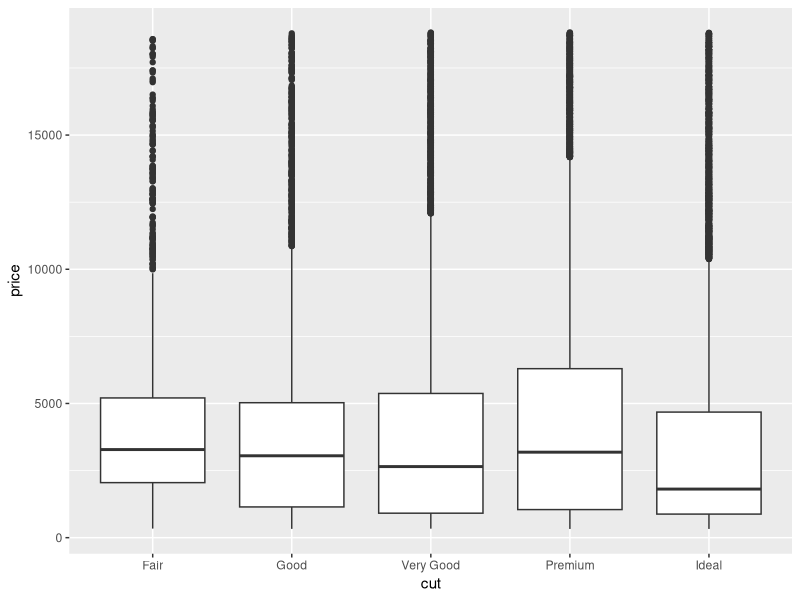
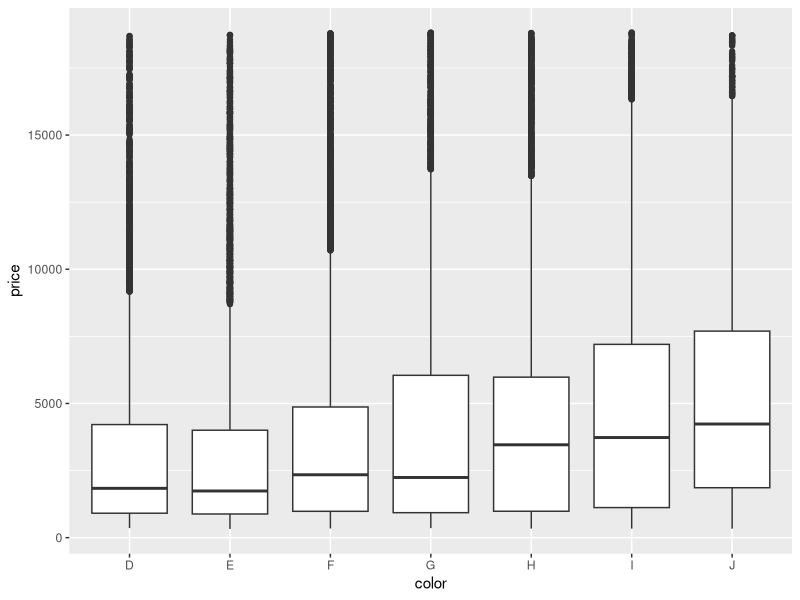
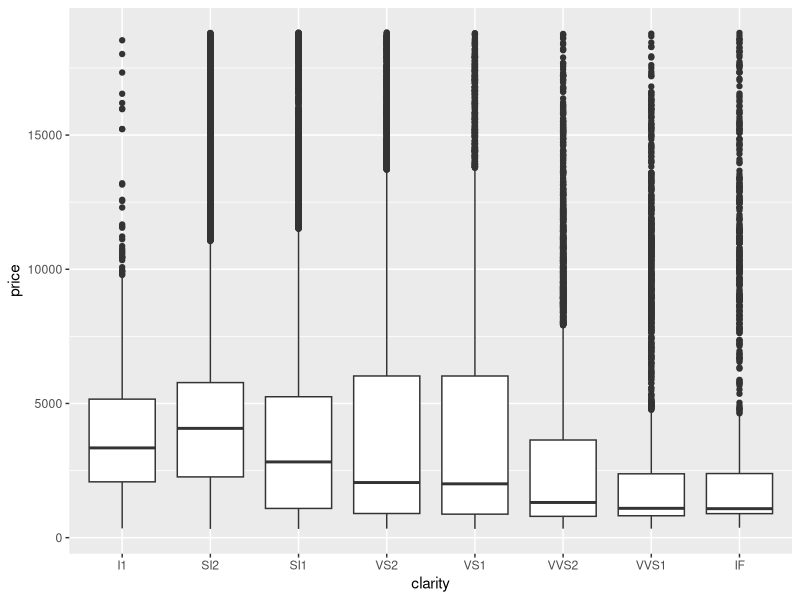
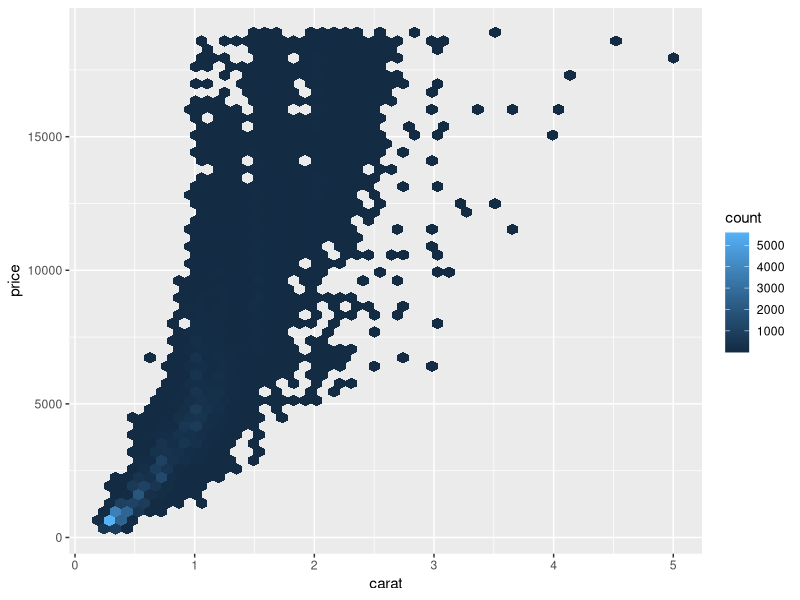
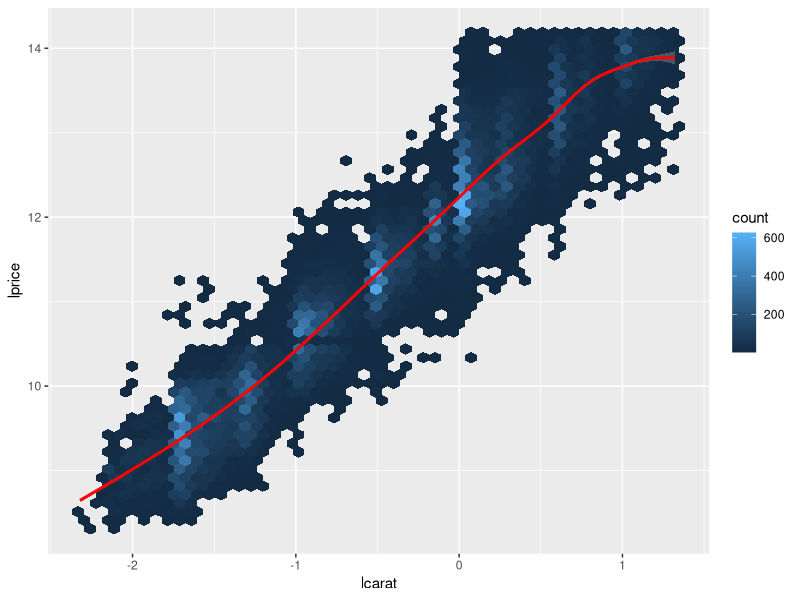
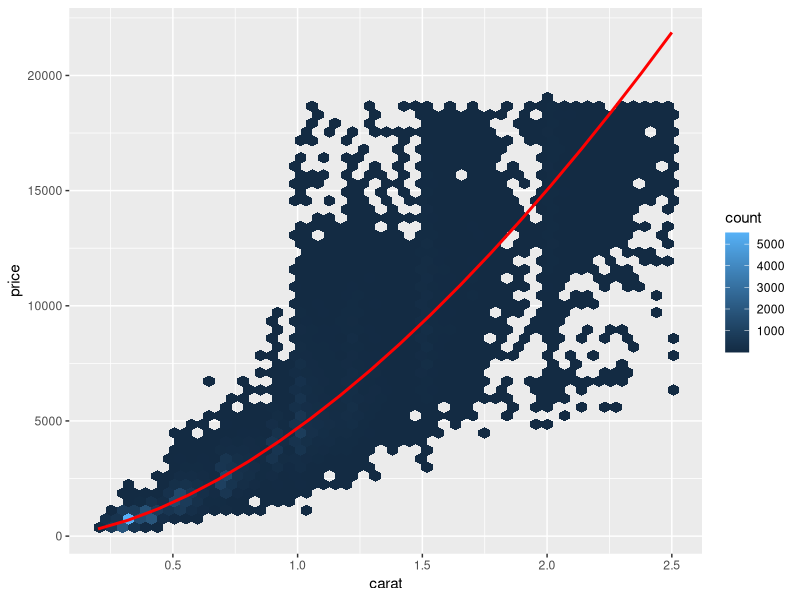
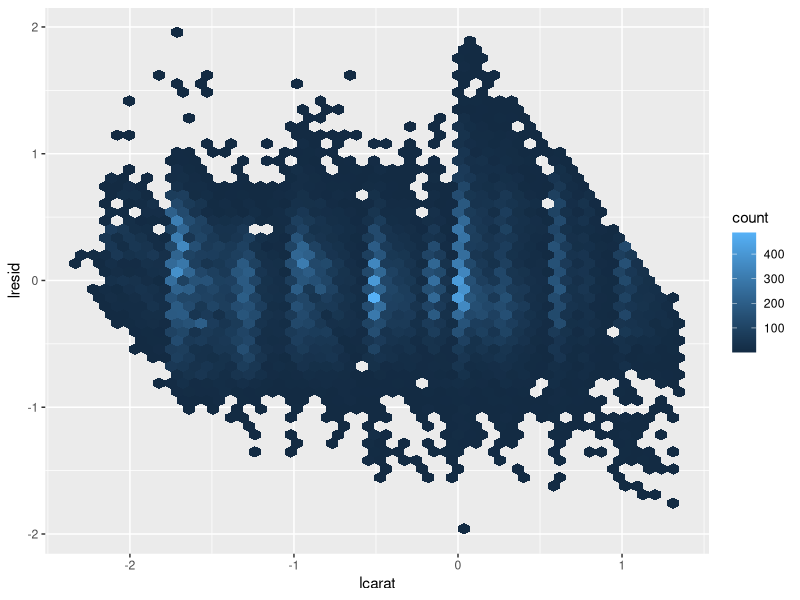
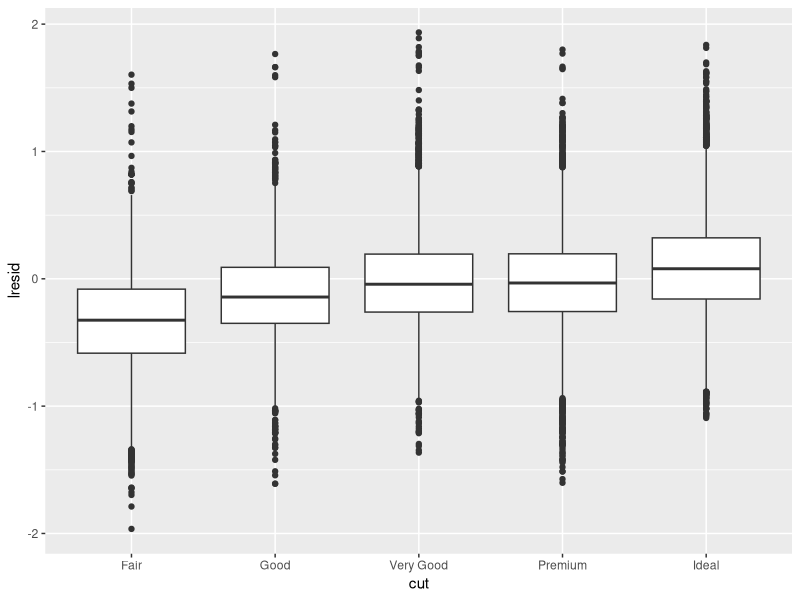

Write R code to recreate these figures, in order.
## ---- chunk 1
knitr::opts_chunk$set(echo = TRUE)
# Load libraries
library(tidyverse)
library(modelr)
## ---- chunk 2
boxplot <- function(x){
  diamonds %>% 
    ggplot(aes_string(x, "price")) +
    geom_boxplot()
}
boxplot("cut")
boxplot("color")
boxplot("clarity")
## ---- chunk 3
diamonds %>% 
  ggplot(aes(carat, price)) + 
  geom_hex(bins = 50)
## ---- chunk 4
diamonds2 <- diamonds %>% 
  filter(carat <= 2.5) %>% 
  mutate(lprice = log2(price),
          lcarat = log2(carat))
## ---- chunk 5
diamonds2 %>% 
  ggplot(aes(lcarat, lprice)) +
  geom_hex(bins = 50) +
  geom_smooth(color = "red")
## ---- chunk 6
model_diamond <- lm(lprice ~ lcarat, data = diamonds2)
model_diamond %>% summary()
## ---- chunk 7
grid <- diamonds2 %>% 
  data_grid(carat = seq_range(carat, 20)) %>% 
  mutate(lcarat = log2(carat)) %>% 
  add_predictions(model_diamond, "lprice") %>% 
  mutate(price = 2 ^ lprice)
grid
## ---- chunk 8
diamonds2 %>% 
  ggplot(aes(carat, price)) +
  geom_hex(bins = 50) +
  geom_line(data = grid, color = "red", size = 1)
## ---- chunk 9
diamonds2 <- diamonds2 %>% 
  add_residuals(model_diamond, "lresid")

diamonds2 %>% 
  ggplot(aes(lcarat, lresid)) +
  geom_hex(bins = 50)
## ---- chunk 10
boxplot <- function(x){
  diamonds2 %>% 
    ggplot(aes_string(x, "lresid")) +
    geom_boxplot()
}
boxplot("cut")
boxplot("color")
boxplot("clarity")
## ---- chunk 11
model_diamonds2 = lm(lprice ~ lcarat + color + cut + clarity, data = diamonds2)
## ---- chunk 12
grid <- diamonds2 %>% 
  data_grid(cut, .model = model_diamonds2)  %>% 
  add_predictions(model_diamonds2)
grid
## ---- chunk 13
grid %>% 
  ggplot(aes(cut, pred)) +
  geom_point()
## ---- chunk 14
diamonds2 <- diamonds2 %>% 
  add_residuals(model_diamonds2, "lresid2")
diamonds2 %>% 
  ggplot(aes(lcarat, lresid2)) +
  geom_hex(bins = 50)
## ---- chunk 15
diamonds2 %>% 
  filter(abs(lresid2) > 1) %>% 
  add_predictions(model_diamonds2) %>% 
  mutate(pred = round(2 ^ pred)) %>% 
  select(price, pred, carat:table, x:z) %>% 
  arrange(price)
